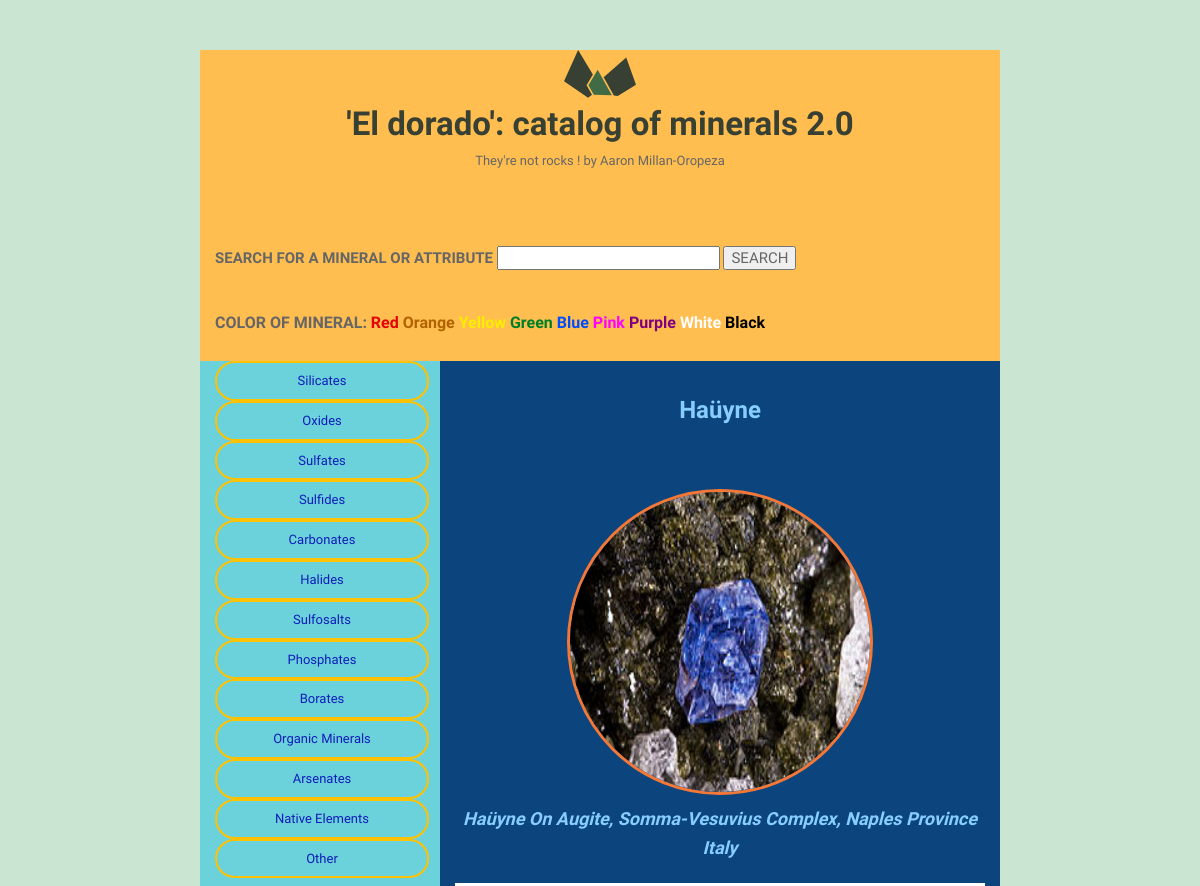
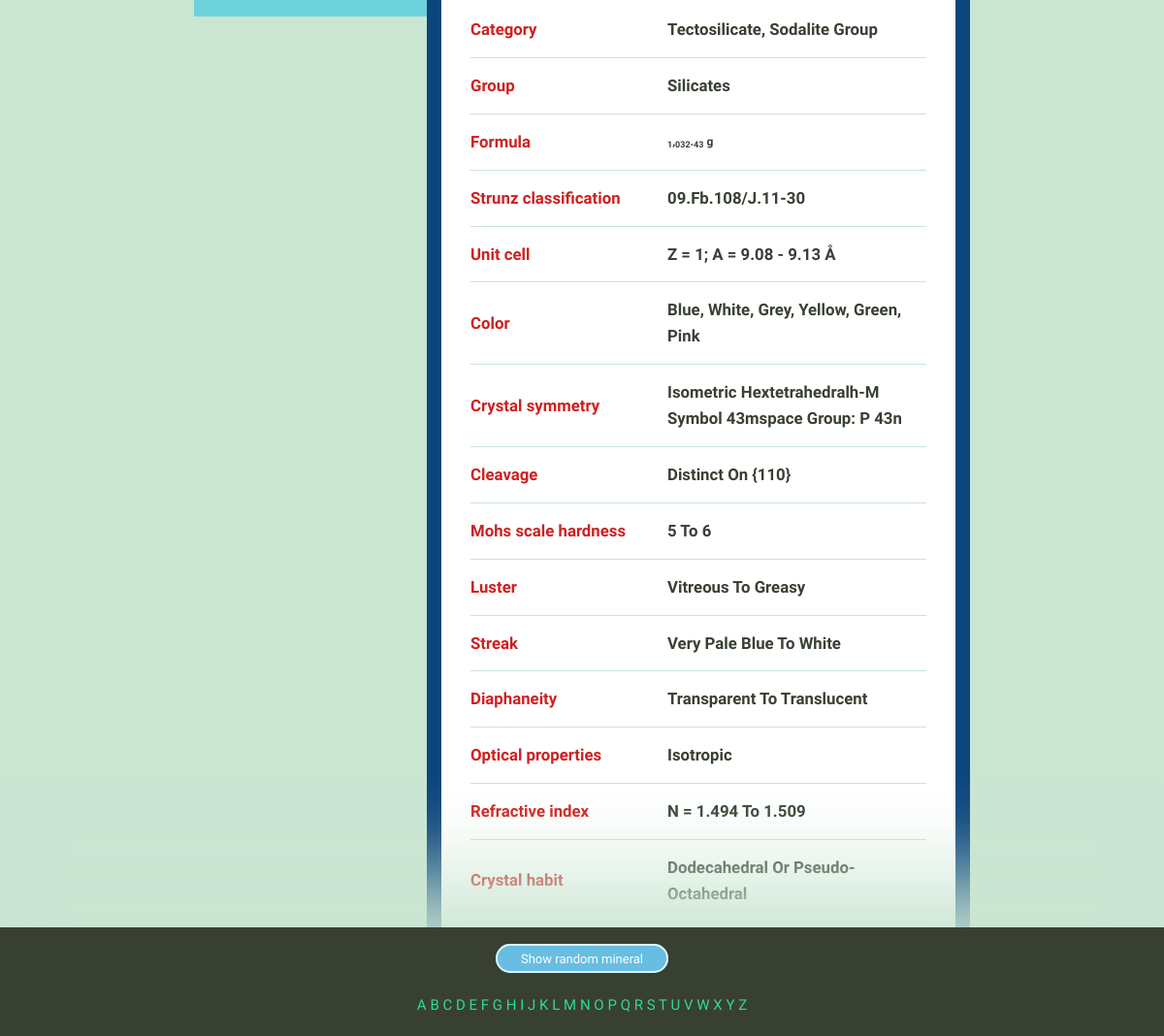
/index/362/, run on the app's committed database (2 pictures, top to bottom).
### minerals/models.py (models this page shows)
class Mineral(models.Model):
    name = models.CharField(max_length=255)
    image_filename = models.FilePathField(path='/img')
    image_caption = models.TextField(null=True, blank=True)
    category = models.TextField(null=True, blank=True)
    formula = models.TextField(null=True, blank=True)
    strunz_classification = models.TextField(null=True, blank=True)
    crystal_system = models.TextField(null=True, blank=True)
    unit_cell = models.TextField(null=True, blank=True)
    color = models.TextField(null=True, blank=True)
    crystal_symmetry = models.TextField(null=True, blank=True)
    cleavage = models.TextField(null=True, blank=True)
    mohs_scale_hardness = models.TextField(null=True, blank=True)
    luster = models.TextField(null=True, blank=True)
    streak = models.TextField(null=True, blank=True)
    diaphaneity = models.TextField(null=True, blank=True)
    optical_properties = models.TextField(null=True, blank=True)
    refractive_index = models.TextField(null=True, blank=True)
    crystal_habit = models.TextField(null=True, blank=True)
    specific_gravity = models.TextField(null=True, blank=True)
    group = models.TextField(null=True, blank=True)

### minerals/views.py (the view)
# urls.py: path('<int:pk>/', views.mineral_details, name ='mineral_details'),
def mineral_details(request, pk):
    mineral = get_object_or_404(Mineral, pk=pk)
    rand_min = Mineral.objects.only('name','pk').order_by('?').first()
    groups
    colors
    return render(request,'mineral_details.html',
        {'mineral':mineral,'rand_min':rand_min,'groups':groups,
         'colors':colors,}
    )

### minerals/templates/minerals/mineral_details.html
{% extends 'layout.html' %}
{% load static from staticfiles %}
{% block extrahead %}
<link rel="stylesheet" href='{% static "css/mineral.css" %}'>
{% endblock %}
{% block content %}
<div class="mineral__container">
  <h1 class="mineral__name">{{ mineral.name|title }} </h1>
  <div class="mineral__image-bg">
    <img class="mineral__image" src="{% static mineral.image_filename %}">
      <p class="mineral__caption">{{ mineral.image_caption|title }}</p>
  </div>
  <div class="mineral__table-container">
    <table class="mineral__table">
      <tr>
        <td class="mineral__category">Category</td>
        <td>{{ mineral.category|title }}</td>
      </tr>
      <tr>
        <td class="mineral__category">Group</td>
        <td>{{ mineral.group|title }}</td>
      </tr>
      <tr>
        <td class="mineral__category">Formula</td>
        <td class="mineral__formula">{{ mineral.formula|safe }}</td>
      </tr>
      {% if mineral.strunz_classification != NULL %}
        <tr>
          <td class="mineral__category">Strunz classification</td>
          <td>{{ mineral.strunz_classification|title }}</td>
        </tr>
      {% endif %}
      {% if mineral.unit_cell != NULL %}
        <tr>
          <td class="mineral__category">Unit cell</td>
          <td>{{ mineral.unit_cell|title }}</td>
        </tr>
      {% endif %}
      {% if mineral.color != NULL %}
        <tr>
          <td class="mineral__category">Color</td>
          <td>{{ mineral.color|title }}</td>
        </tr>
      {% endif %}
      {% if mineral.crystal_symmetry != NULL %}
        <tr>
          <td class="mineral__category">Crystal symmetry</td>
          <td>{{ mineral.crystal_symmetry|title }}</td>
        </tr>
      {% endif %}
      {% if mineral.cleavage != NULL %}
        <tr>
          <td class="mineral__category">Cleavage</td>
          <td>{{ mineral.cleavage|title }}</td>
        </tr>
      {% endif %}
      {% if mineral.mohs_scale_hardness != NULL %}
        <tr>
          <td class="mineral__category">Mohs scale hardness</td>
          <td>{{ mineral.mohs_scale_hardness|title }}</td>
        </tr>
      {% endif %}
      {% if mineral.luster != NULL %}
        <tr>
          <td class="mineral__category">Luster</td>
          <td>{{ mineral.luster|title }}</td>
        </tr>
      {% endif %}
      {% if mineral.streak != NULL %}
        <tr>
          <td class="mineral__category">Streak</td>
          <td>{{ mineral.streak|title }}</td>
        </tr>
      {% endif %}
      {% if mineral.diaphaneity != NULL %}
        <tr>
          <td class="mineral__category">Diaphaneity</td>
          <td>{{ mineral.diaphaneity|title }}</td>
        </tr>
      {% endif %}
      {% if mineral.optical_properties != NULL %}
        <tr>
          <td class="mineral__category">Optical properties</td>
          <td>{{ mineral.optical_properties|title }}</td>
        </tr>
      {% endif %}
      {% if mineral.refractive_index != NULL %}
        <tr>
          <td class="mineral__category">Refractive index</td>
          <td>{{ mineral.refractive_index|title }}</td>
        </tr>
      {% endif %}
      {% if mineral.crystal_habit != NULL %}
        <tr>
          <td class="mineral__category">Crystal habit</td>
          <td>{{ mineral.crystal_habit|title }}</td>
        </tr>
      {% endif %}
      {% if mineral.specific_gravity != NULL %}
        <tr>
          <td class="mineral__category">Specific gravity</td>
          <td>{{ mineral.specific_gravity|title }}</td>
        </tr>
      {% endif %}
    </table>
  </div>
</div>
{% endblock %}

### static/css/global.css (style rules this page uses)
html { font-family: sans-serif; -ms-text-size-adjust: 100%; -webkit-text-size-adjust: 100%; }
body { margin: 0; }
h1 { font-size: 2em; margin: 0.67em 0; }
sub { font-size: 75%; line-height: 0; position: relative; vertical-align: baseline; bottom: -0.25em; }
img { border: 0; }
table { border-collapse: collapse; border-spacing: 0; }
td, th { padding: 0; }
html { font-size: 62.5%; }
body { background-color: #CAE5D2; font-size: 1.5em; line-height: 1.6; font-weight: 400; font-family: "Cousine"; color: #666; }
h1, h2, h3, h4, h5, h6 { margin-top: 0; margin-bottom: 2rem; font-weight: bold; font-family: "Work Sans", sans-serif; color: #384033; }
h1 { font-size: 3.8rem; }
@media (min-width: 550px) { h1 { font-size: 3.8rem; } }
p { margin-top: 0; font-size: 1.6rem; }
th, td { padding: 15px; text-align: left; border-bottom: 1px solid #e1e1e1; }
th:first-child, td:first-child { padding-left: 0; }
th:last-child, td:last-child { padding-right: 0; }
table, p, ul { margin-bottom: 2.5rem; }
.mineral__container { background-color: #fff; border-radius: 6px; list-style: none; padding: 0; text-align: center; }
.mineral__name { display: block; width: 100%; margin: 0; font-size: 24px; padding: 30px 0 30px 0; }
.mineral__image { display: block; margin: 0 auto; border: solid 2px #CAE5D2; }
.mineral__image-bg { background-color: #ecfaf8; padding: 20px 0; }
.mineral__caption { font-size: 12px; font-style: italic; padding: 10px 0 0 0; margin: 0; }
.mineral__table { font-size: 14px; color: #384033; }
.mineral__table td { border-color: #CAE5D2; }
.mineral__table tr:last-of-type td { border-bottom: none; padding-bottom: 0; }
.mineral__table-container { padding: 5px 30px 0; }
.mineral__category { font-weight: bold; width: 40%; }
.mineral__formula { font-size: 12px; }

### static/css/mineral.css (style rules this page uses)
h1 { font-size: 2.2em; }
td { font-size: 1.2em; font-weight: bold; }
.mineral__caption { font-size: 1.2em; font-weight: bold; color: #87ceff; }
.mineral__category { color: #ce2020; font-weight: bold; }
.mineral__container { background-color: #0c457d; }
.mineral__image-bg { background-color: #0c457d; }
.mineral__image { margin-top: 10px; width: 300px; height:300px; border-radius: 50%; border: 3px solid #f37736; }
.mineral__name { color: #87ceff; }
.mineral__table-container { background-color: #FFFFFF; }

### data on the page
Mineral: name "Haüyne", image_filename (picture), image_caption "Haüyne On Augite, Somma-Vesuvius Complex, Naples Province Italy", category "Tectosilicate, Sodalite Group", group "Silicates", formula "1 , 032 . 43 g", strunz_classification "09.Fb.108/J.11-30", unit_cell "Z = 1; A = 9.08 - 9.13 Å", color "Blue, White, Grey, Yellow, Green, Pink", crystal_symmetry "Isometric Hextetrahedralh-M Symbol 43mspace Group: P 43n", cleavage "Distinct On {110}", mohs_scale_hardness "5 To 6", luster "Vitreous To Greasy", streak "Very Pale Blue To White", diaphaneity "Transparent To Translucent", optical_properties "Isotropic", refractive_index "N = 1.494 To 1.509", crystal_habit "Dodecahedral Or Pseudo-Octahedral"

### other printed values
{{ current_color }} "Red"
{{ current_color }} "Orange"
{{ current_color }} "Green"
{{ current_color }} "Blue"
{{ current_color }} "Pink"
{{ current_color }} "Purple"
{{ current_color }} "White"
{{ current_color }} "Black"
{{ item }} "Silicates" "Oxides" "Sulfates" "Sulfides" "Carbonates" "Halides" "Sulfosalts" "Phosphates" "Borates" "Organic Minerals" "Arsenates" "Native Elements" "Other"
{{ initial }} "A" "B" "C" "D" "E" "F" "G" "H" "I" "J" "K" "L" "M" "N" "O" "P" "Q" "R" "S" "T" "U" "V" "W" "X" "Y" "Z"
